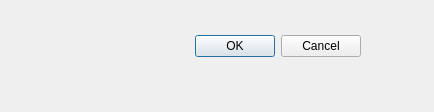
<?xml version="1.0" encoding="UTF-8"?>
<ui version="4.0">
 <class>Dialog</class>
 <widget class="QDialog" name="Dialog">
  <property name="geometry">
   <rect>
    <x>0</x>
    <y>0</y>
    <width>434</width>
    <height>112</height>
   </rect>
  </property>
  <property name="windowTitle">
   <string>Dialog</string>
  </property>
  <widget class="QDialogButtonBox" name="buttonBox">
   <property name="geometry">
    <rect>
     <x>20</x>
     <y>30</y>
     <width>341</width>
     <height>32</height>
    </rect>
   </property>
   <property name="orientation">
    <enum>Qt::Horizontal</enum>
   </property>
   <property name="standardButtons">
    <set>QDialogButtonBox::Cancel|QDialogButtonBox::Ok</set>
   </property>
  </widget>
 </widget>
 <resources/>
 <connections>
  <connection>
   <sender>buttonBox</sender>
   <signal>accepted()</signal>
   <receiver>Dialog</receiver>
   <slot>accept()</slot>
   <hints>
    <hint type="sourcelabel">
     <x>248</x>
     <y>254</y>
    </hint>
    <hint type="destinationlabel">
     <x>157</x>
     <y>274</y>
    </hint>
   </hints>
  </connection>
  <connection>
   <sender>buttonBox</sender>
   <signal>rejected()</signal>
   <receiver>Dialog</receiver>
   <slot>reject()</slot>
   <hints>
    <hint type="sourcelabel">
     <x>316</x>
     <y>260</y>
    </hint>
    <hint type="destinationlabel">
     <x>286</x>
     <y>274</y>
    </hint>
   </hints>
  </connection>
 </connections>
</ui>
